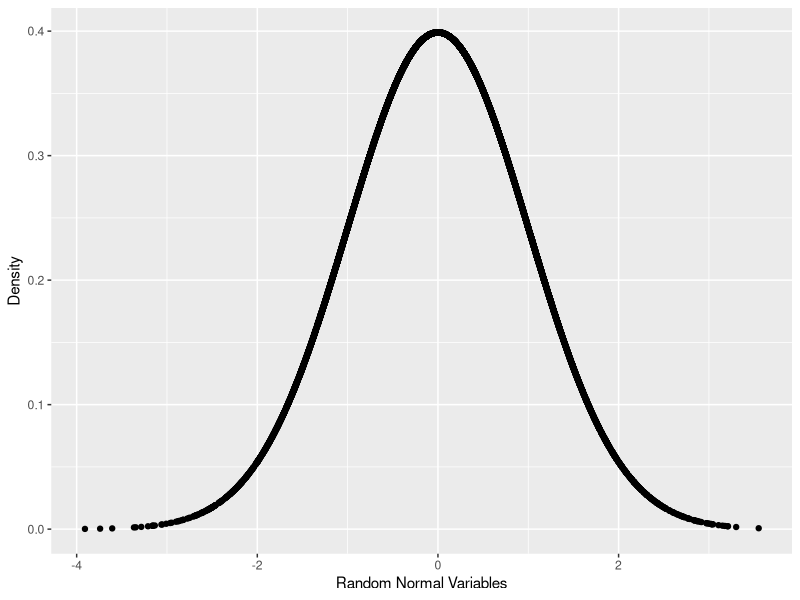
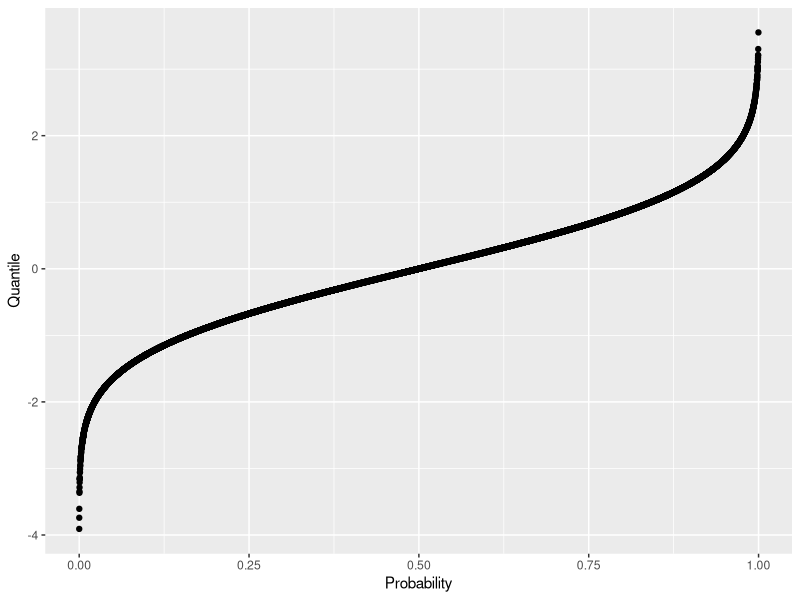
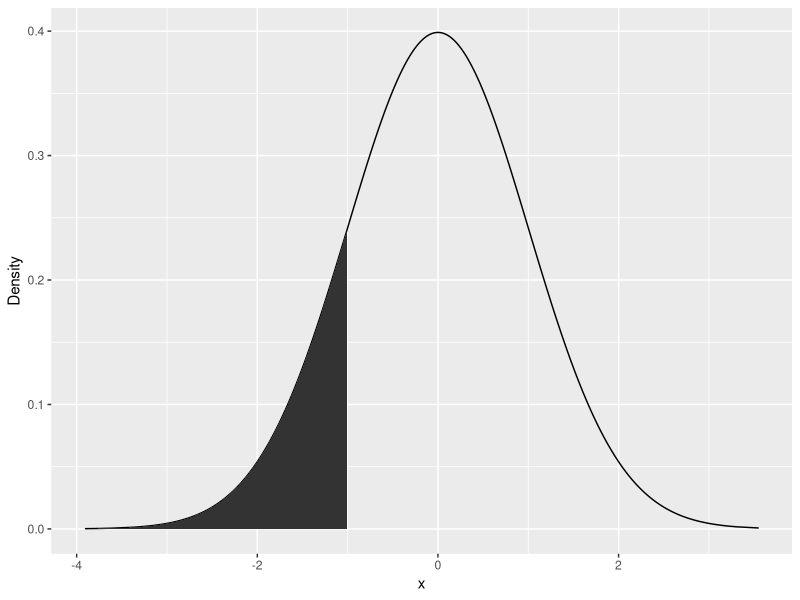
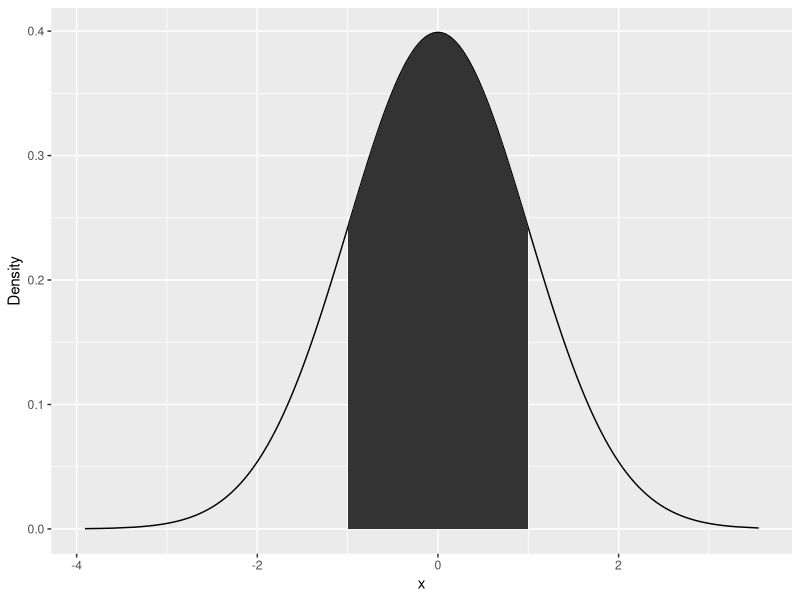

Source code (R) for these figures, in order:
## ---- chunk 1
# extract 10 values from 0-1 standard normal distribution
rnorm_10 <- rnorm(n = 10,mean = 20, sd = 5)
print(rnorm_10)

dnorm(rnorm_10) # the density of the values
#qnorm()

qnorm(c(0.05, 0.95, 0.05/2, 0.95/2, 0.5)) # z score
pnorm(qnorm(c(0.05, 0.95, 0.05/2, 0.95/2, 0.5)) )
## ---- chunk 2
randnorm <- rnorm(10000) # make 10000 values
randdensity <- dnorm(randnorm) # a probability of a value 
library(ggplot2)
ggplot(data.frame(x = randnorm, y = randdensity)) + aes(x = x, y = y) + geom_point() + 
  labs(x = "Random Normal Variables", y = "Density")
randprob <- pnorm(randnorm)
randquan <- qnorm(randprob)
ggplot(data.frame(x = randprob, y = randquan)) + aes(x = x, y = y) + geom_point() + 
  labs(x = "Probability", y = "Quantile")
## ---- chunk 3
#plot a distribution
p <- ggplot(data.frame(x = randnorm, y = randdensity)) + aes(x = x, y = y) + 
  geom_line() + labs(x = "x", y = "Density")
#count the area of shadow under the curve
neg1seq <- seq(from = min(randnorm), to = -1, by = .1)
lessthanneg1 <- data.frame(x = neg1seq, y = dnorm(neg1seq))
head(lessthanneg1)
lessthanneg1 <- rbind(c(min(randnorm), 0),
                      lessthanneg1,
                      c(max(lessthanneg1$x), 0)
                      )
# define part of shadow with `polygon`
p + geom_polygon(data = lessthanneg1, aes(x = x, y =y))
## ---- chunk 4
#Build a sequence from 1 to -1
neg1pos1seq <- seq(from = -1, to = 1, by = .1)
neg1to1 <- data.frame(x = neg1pos1seq, y = dnorm(neg1pos1seq))
neg1to1 <- rbind(c(min(neg1to1$x), 0),
                 neg1to1, 
                 c(max(neg1to1$x),0)
                 )
p + geom_polygon(data = neg1to1, aes(x= x, y=y))
